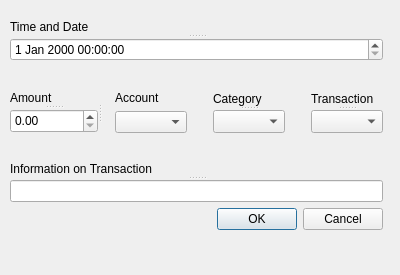
<?xml version="1.0" encoding="UTF-8"?>
<ui version="4.0">
 <class>Add_entry</class>
 <widget class="QDialog" name="Add_entry">
  <property name="geometry">
   <rect>
    <x>0</x>
    <y>0</y>
    <width>400</width>
    <height>275</height>
   </rect>
  </property>
  <property name="sizePolicy">
   <sizepolicy hsizetype="MinimumExpanding" vsizetype="MinimumExpanding">
    <horstretch>0</horstretch>
    <verstretch>0</verstretch>
   </sizepolicy>
  </property>
  <property name="minimumSize">
   <size>
    <width>400</width>
    <height>275</height>
   </size>
  </property>
  <property name="maximumSize">
   <size>
    <width>400</width>
    <height>275</height>
   </size>
  </property>
  <property name="windowTitle">
   <string>Dialog</string>
  </property>
  <widget class="QWidget" name="layoutWidget">
   <property name="geometry">
    <rect>
     <x>10</x>
     <y>20</y>
     <width>373</width>
     <height>210</height>
    </rect>
   </property>
   <layout class="QGridLayout" name="gridLayout_4">
    <property name="sizeConstraint">
     <enum>QLayout::SetMaximumSize</enum>
    </property>
    <item row="0" column="0">
     <widget class="QSplitter" name="splitter_8">
      <property name="orientation">
       <enum>Qt::Vertical</enum>
      </property>
      <widget class="QWidget" name="layoutWidget">
       <layout class="QGridLayout" name="gridLayout_2">
        <item row="0" column="0">
         <widget class="QSplitter" name="splitter_2">
          <property name="orientation">
           <enum>Qt::Vertical</enum>
          </property>
          <widget class="QLabel" name="label_3">
           <property name="sizePolicy">
            <sizepolicy hsizetype="Fixed" vsizetype="Fixed">
             <horstretch>0</horstretch>
             <verstretch>0</verstretch>
            </sizepolicy>
           </property>
           <property name="text">
            <string>Time and Date</string>
           </property>
          </widget>
          <widget class="QDateTimeEdit" name="dte_time_date">
           <property name="sizePolicy">
            <sizepolicy hsizetype="MinimumExpanding" vsizetype="Fixed">
             <horstretch>0</horstretch>
             <verstretch>0</verstretch>
            </sizepolicy>
           </property>
          </widget>
         </widget>
        </item>
        <item row="1" column="0">
         <spacer name="verticalSpacer_2">
          <property name="orientation">
           <enum>Qt::Vertical</enum>
          </property>
          <property name="sizeHint" stdset="0">
           <size>
            <width>20</width>
            <height>17</height>
           </size>
          </property>
         </spacer>
        </item>
        <item row="2" column="0">
         <widget class="QSplitter" name="splitter_7">
          <property name="orientation">
           <enum>Qt::Horizontal</enum>
          </property>
          <widget class="QSplitter" name="splitter">
           <property name="orientation">
            <enum>Qt::Vertical</enum>
           </property>
           <widget class="QLabel" name="label">
            <property name="sizePolicy">
             <sizepolicy hsizetype="Fixed" vsizetype="Fixed">
              <horstretch>0</horstretch>
              <verstretch>0</verstretch>
             </sizepolicy>
            </property>
            <property name="text">
             <string>Amount</string>
            </property>
           </widget>
           <widget class="QDoubleSpinBox" name="dsb_amount">
            <property name="sizePolicy">
             <sizepolicy hsizetype="MinimumExpanding" vsizetype="Fixed">
              <horstretch>0</horstretch>
              <verstretch>0</verstretch>
             </sizepolicy>
            </property>
            <property name="contextMenuPolicy">
             <enum>Qt::PreventContextMenu</enum>
            </property>
            <property name="toolTipDuration">
             <number>-1</number>
            </property>
            <property name="maximum">
             <double>99999999.989999994635582</double>
            </property>
           </widget>
          </widget>
          <widget class="QWidget" name="layoutWidget">
           <layout class="QGridLayout" name="gridLayout">
            <item row="0" column="0">
             <widget class="QSplitter" name="splitter_3">
              <property name="orientation">
               <enum>Qt::Vertical</enum>
              </property>
              <widget class="QWidget" name="layoutWidget">
               <layout class="QGridLayout" name="gridLayout_3">
                <item row="0" column="1">
                 <widget class="QLabel" name="label_5">
                  <property name="sizePolicy">
                   <sizepolicy hsizetype="Fixed" vsizetype="Fixed">
                    <horstretch>0</horstretch>
                    <verstretch>0</verstretch>
                   </sizepolicy>
                  </property>
                  <property name="text">
                   <string>Account</string>
                  </property>
                 </widget>
                </item>
                <item row="1" column="1">
                 <widget class="QComboBox" name="cb_account">
                  <property name="sizePolicy">
                   <sizepolicy hsizetype="MinimumExpanding" vsizetype="Fixed">
                    <horstretch>0</horstretch>
                    <verstretch>0</verstretch>
                   </sizepolicy>
                  </property>
                  <property name="maximumSize">
                   <size>
                    <width>16777215</width>
                    <height>16777215</height>
                   </size>
                  </property>
                 </widget>
                </item>
                <item row="1" column="0">
                 <spacer name="horizontalSpacer">
                  <property name="orientation">
                   <enum>Qt::Horizontal</enum>
                  </property>
                  <property name="sizeHint" stdset="0">
                   <size>
                    <width>13</width>
                    <height>20</height>
                   </size>
                  </property>
                 </spacer>
                </item>
               </layout>
              </widget>
             </widget>
            </item>
            <item row="0" column="1">
             <spacer name="horizontalSpacer_2">
              <property name="orientation">
               <enum>Qt::Horizontal</enum>
              </property>
              <property name="sizeHint" stdset="0">
               <size>
                <width>13</width>
                <height>20</height>
               </size>
              </property>
             </spacer>
            </item>
            <item row="0" column="2">
             <widget class="QSplitter" name="splitter_5">
              <property name="orientation">
               <enum>Qt::Vertical</enum>
              </property>
              <widget class="QLabel" name="label_2">
               <property name="sizePolicy">
                <sizepolicy hsizetype="Fixed" vsizetype="Fixed">
                 <horstretch>0</horstretch>
                 <verstretch>0</verstretch>
                </sizepolicy>
               </property>
               <property name="text">
                <string>Category</string>
               </property>
              </widget>
              <widget class="QComboBox" name="cb_category">
               <property name="sizePolicy">
                <sizepolicy hsizetype="MinimumExpanding" vsizetype="Fixed">
                 <horstretch>0</horstretch>
                 <verstretch>0</verstretch>
                </sizepolicy>
               </property>
              </widget>
             </widget>
            </item>
            <item row="0" column="3">
             <spacer name="horizontalSpacer_3">
              <property name="orientation">
               <enum>Qt::Horizontal</enum>
              </property>
              <property name="sizeHint" stdset="0">
               <size>
                <width>13</width>
                <height>20</height>
               </size>
              </property>
             </spacer>
            </item>
            <item row="0" column="5">
             <widget class="QSplitter" name="splitter_4">
              <property name="orientation">
               <enum>Qt::Vertical</enum>
              </property>
              <widget class="QLabel" name="label_4">
               <property name="sizePolicy">
                <sizepolicy hsizetype="Fixed" vsizetype="Fixed">
                 <horstretch>0</horstretch>
                 <verstretch>0</verstretch>
                </sizepolicy>
               </property>
               <property name="text">
                <string>Transaction</string>
               </property>
              </widget>
              <widget class="QComboBox" name="cb_transaction">
               <property name="sizePolicy">
                <sizepolicy hsizetype="MinimumExpanding" vsizetype="Minimum">
                 <horstretch>0</horstretch>
                 <verstretch>0</verstretch>
                </sizepolicy>
               </property>
              </widget>
             </widget>
            </item>
           </layout>
          </widget>
         </widget>
        </item>
        <item row="3" column="0">
         <spacer name="verticalSpacer">
          <property name="orientation">
           <enum>Qt::Vertical</enum>
          </property>
          <property name="sizeHint" stdset="0">
           <size>
            <width>20</width>
            <height>17</height>
           </size>
          </property>
         </spacer>
        </item>
        <item row="4" column="0">
         <widget class="QSplitter" name="splitter_6">
          <property name="orientation">
           <enum>Qt::Vertical</enum>
          </property>
          <widget class="QLabel" name="label_6">
           <property name="sizePolicy">
            <sizepolicy hsizetype="Fixed" vsizetype="Fixed">
             <horstretch>0</horstretch>
             <verstretch>0</verstretch>
            </sizepolicy>
           </property>
           <property name="text">
            <string>Information on Transaction</string>
           </property>
          </widget>
          <widget class="QLineEdit" name="le_info">
           <property name="sizePolicy">
            <sizepolicy hsizetype="MinimumExpanding" vsizetype="Fixed">
             <horstretch>0</horstretch>
             <verstretch>0</verstretch>
            </sizepolicy>
           </property>
          </widget>
         </widget>
        </item>
       </layout>
      </widget>
     </widget>
    </item>
    <item row="1" column="0">
     <widget class="QDialogButtonBox" name="buttonBox">
      <property name="orientation">
       <enum>Qt::Horizontal</enum>
      </property>
      <property name="standardButtons">
       <set>QDialogButtonBox::Cancel|QDialogButtonBox::Ok</set>
      </property>
     </widget>
    </item>
   </layout>
  </widget>
 </widget>
 <resources/>
 <connections>
  <connection>
   <sender>buttonBox</sender>
   <signal>accepted()</signal>
   <receiver>Add_entry</receiver>
   <slot>accept()</slot>
   <hints>
    <hint type="sourcelabel">
     <x>248</x>
     <y>254</y>
    </hint>
    <hint type="destinationlabel">
     <x>157</x>
     <y>274</y>
    </hint>
   </hints>
  </connection>
  <connection>
   <sender>buttonBox</sender>
   <signal>rejected()</signal>
   <receiver>Add_entry</receiver>
   <slot>reject()</slot>
   <hints>
    <hint type="sourcelabel">
     <x>316</x>
     <y>260</y>
    </hint>
    <hint type="destinationlabel">
     <x>286</x>
     <y>274</y>
    </hint>
   </hints>
  </connection>
 </connections>
</ui>
